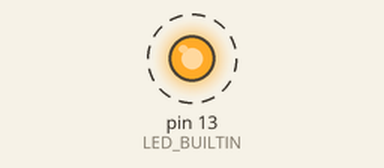
This program was run on a simulated Arduino Nano, built with avr-gcc and run on an emulated ATmega328P. Parts: output pins drawn as LEDs (lit = HIGH). Dashed ring = blinking. What the program prints to the serial monitor is not drawn.

Above: at 0.1 s.
Timing chart, 0 to 3.0 s (numbered marks = the images above):
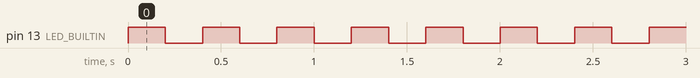

The program:

main.cpp
```cpp
// (licence header left out)
#include <Arduino.h>
#include <calculator.h>

Calculator calc;

#ifdef ESP32
#define LED_BUILTIN 15
#endif

void blink_once(unsigned int delay_ms)
{
    digitalWrite(LED_BUILTIN, HIGH);
    delay(delay_ms);
    digitalWrite(LED_BUILTIN, LOW);
    delay(delay_ms);
}


void setup() {
    Serial.begin(9600);
    Serial.println("Program started!");
    pinMode(LED_BUILTIN, OUTPUT);
}

void loop() {
    Serial.print("Addition: ");
    Serial.println(calc.add(25, 17));
    blink_once(200);
    Serial.print("Subtraction: ");
    Serial.println(calc.sub(10, 3));
    blink_once(200);
    Serial.print("Multiplication: ");
    Serial.println(calc.mul(3, 3));
    blink_once(200);
    Serial.print("Division: ");
    Serial.println(calc.div(100, 3));
    blink_once(200);
}
```

Measured:
- by itself, pin 13 (LED_BUILTIN): alternates HIGH for 0.20 s and LOW for 0.20 s
